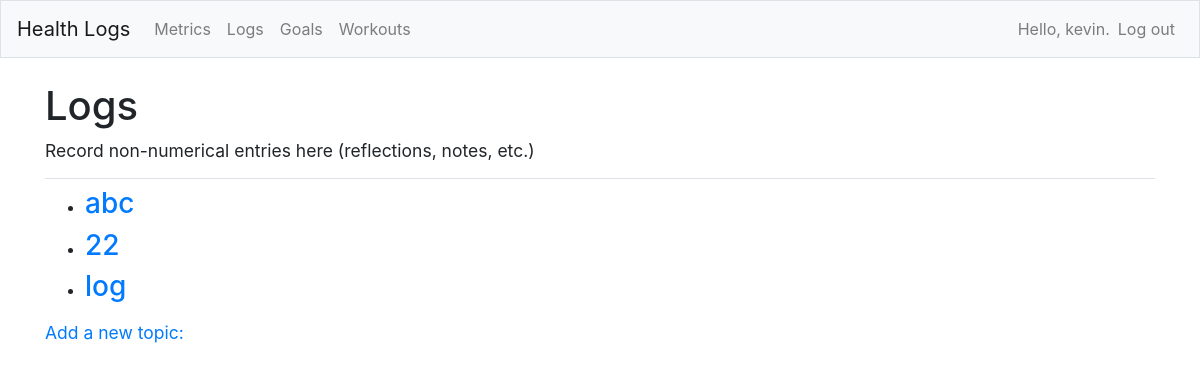
Page /topics_logs/ (signed in) on the committed database.
### health_logs/models.py (models this page shows)
class LogTopic(models.Model):
  text = models.CharField(max_length = 200)
  date_added = models.DateTimeField(auto_now_add = True)
  owner = models.ForeignKey(User, on_delete=models.CASCADE)
  def __str__(self):
    return self.text

### health_logs/views.py (the view)
# urls.py: path('topics_logs/', views.topics_logs, name='topics_logs'),
@login_required
def topics_logs(request):
  topics = LogTopic.objects.filter(owner=request.user).order_by('date_added')
  context = {'topics' : topics}
  return render(request, 'health_logs/topics_logs.html', context)

### health_logs/templates/health_logs/topics_logs.html
{% extends "health_logs/base.html" %}
{% block page_header %}
  <h1>Logs</h1>
  <h5><small>Record non-numerical entries here (reflections, notes, etc.)</small></h5>
{% endblock page_header %}
{% block content %}
  <ul>
      {% for topic in topics %}
        <li><h3><a href="{% url 'health_logs:topic_logs' topic.id %}">{{ topic }}</a></h3></li>
      {% empty %}
        <li>No topics have been added yet.</li>
      {% endfor %}
  </ul>
  <h5><small><a href="{% url 'health_logs:new_topic_logs' %}">Add a new topic:</a></small></h5>
{% endblock content %}

### health_logs/templates/health_logs/base.html (shortened to what this page needs)
{% load bootstrap4 %}
<!doctype html>
<html lang="en">
<head>
  {% bootstrap_css %}
</head>
<body>
  <nav class="navbar navbar-expand-md navbar-light bg-light mb-4 border">
    <a class="navbar-brand" href="{% url 'health_logs:index' %}">
        Health Logs</a>
    <div class="collapse navbar-collapse" id="navbarCollapse">
      <ul class="navbar-nav mr-auto">
        <li class="nav-item">
          <a class="nav-link" href="{% url 'health_logs:topics'%}">
              Metrics</a></li>
		<li class="nav-item">
          <a class="nav-link" href="{% url 'health_logs:topics_logs'%}">
              Logs</a></li>
	    <li class="nav-item">
          <a class="nav-link" href="{% url 'health_logs:topics_goals'%}">
              Goals</a></li>
		<li class="nav-item">
          <a class="nav-link" href="{% url 'health_logs:topics_workouts'%}">
              Workouts</a></li>
      </ul>
      <ul class="navbar-nav ml-auto">
        {% if user.is_authenticated %}
          <li class="nav-item">
            <span class="navbar-text"}">Hello, {{ user.username }}.</span>
          </li>
          <li class="nav-item">
            <a class="nav-link" href="{% url 'users:logout' %}">Log out</a>
          </li>
        {% else %}
          <li class="nav-item">
            <a class="nav-link" href="{% url 'users:register' %}">Register</a>
          </li>
          <li class="nav-item">
            <a class="nav-link" href="{% url 'users:login' %}">Log in</a></li>
        {% endif %}
      </ul>
    </div>
  </nav>
  <main role="main" class="container">
    <div class="pb-2 mb-2 border-bottom">
      {% block page_header %}{% endblock page_header %}
    </div>
    <div>
      {% block content %}{% endblock content %}
    </div>
  </main>
</body>
</html>

### rows in the picture
LogTopic: text "abc"
LogTopic: text "22"
LogTopic: text "log"

### other values in the picture
{{ user.username }} "kevin"
